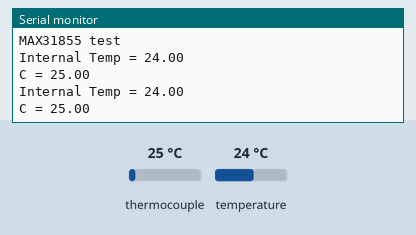
This program was run on a simulated ESP8266 (Wemos D1 mini). Shown: the last lines printed to the serial monitor. Inputs (shaded band) come from the test bench; at power-on: thermocouple 25 °C, temperature 24 °C.

Above: at 1.7 s.
1.8 s: thermocouple set to 6 °C
At 3.1 s:
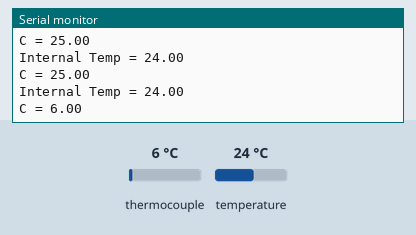
3.3 s: temperature set to 12 °C
At 4.2 s:
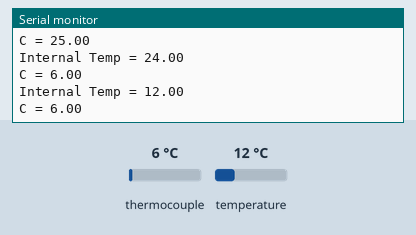
4.8 s: thermocouple set to 75 °C
At 5.8 s:
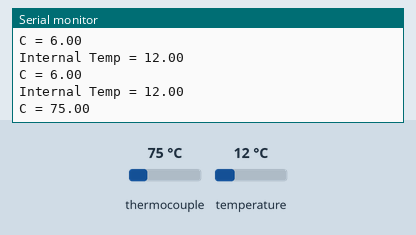
Timing chart, 0 to 7.8 s (numbered marks = the images above; inputs shaded):
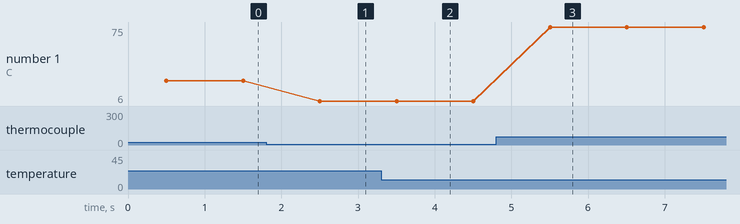

Measured:
- after the input at 1.8 s, the serial monitor: prints a new line after 0.70 s (image 1)
- after the input at 3.3 s, the serial monitor: prints a new line after 0.20 s (image 2)
- after the input at 4.8 s, the serial monitor: prints a new line after 0.71 s (image 3)
- plotted number 1: 25 → 6 after the input at 1.8 s, 6 → 75 after the input at 4.8 s

The program:

main.cpp
```cpp
#include <Arduino.h>
#include <Wire.h>
#include <SPI.h>
#include "Adafruit_MAX31855.h"

// Example creating a thermocouple instance with software SPI on any three
// digital IO pins.
#define MAXDO   12
#define MAXCS   15
#define MAXCLK  14

// initialize the Thermocouple
// Adafruit_MAX31855 thermocouple(MAXCLK, MAXCS, MAXDO);
Adafruit_MAX31855 thermocouple(MAXCS);

void setup() {
  Serial.begin(115200);


  while (!Serial) delay(1); // wait for Serial on Leonardo/Zero, etc

  Serial.println("MAX31855 test");
  // wait for MAX chip to stabilize
  delay(500);
}

void loop() {
  // basic readout test, just print the current temp
   Serial.print("Internal Temp = ");
   Serial.println(thermocouple.readInternal());

   double c = thermocouple.readCelsius();
   if (isnan(c)) {
     Serial.println("Something wrong with thermocouple!");
   } else {
     Serial.print("C = ");
     Serial.println(c);
   }
  //  Serial.print("F = ");
  //  Serial.println(thermocouple.readFahrenheit());

   delay(1000);
}
```
